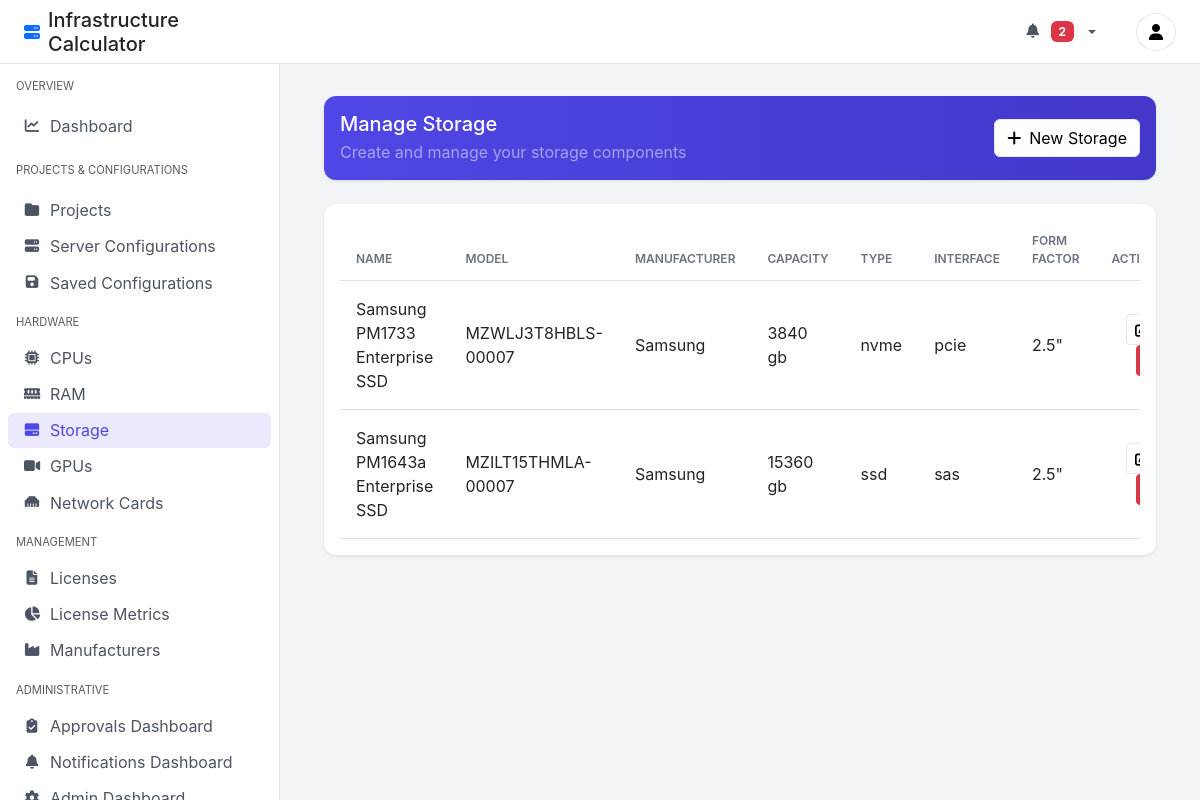
Page /storage/ (signed in) on the committed database.
### calculator/models.py (models this page shows, shortened)
class Storage(models.Model):
    name = models.CharField(max_length=255)
    capacity = models.IntegerField()
    CAPACITY_UNIT_CHOICES = [
        ('gb', 'GB'),
        ('tb', 'TB'),
        ('pb', 'PB'),
    ]
    capacity_unit = models.CharField(max_length=2, choices=CAPACITY_UNIT_CHOICES, default='tb')
    STORAGE_TYPE_CHOICES = [
        ('ssd', 'SSD'),
        ('hdd', 'HDD'),
        ('nvme', 'NVMe'),
    ]
    storage_type = models.CharField(max_length=50, choices=STORAGE_TYPE_CHOICES)
    INTERFACE_CHOICES = [
        ('sata', 'SATA'),
        ('sas', 'SAS'),
        ('pcie', 'PCIe'),
    ]
    interface = models.CharField(max_length=50, choices=INTERFACE_CHOICES)
    manufacturer = models.ForeignKey(Manufacturer, on_delete=models.CASCADE)
    price_per_gb = models.DecimalField(max_digits=10, decimal_places=2, blank=True, null=True)
    price_per_tb = models.DecimalField(max_digits=10, decimal_places=2, blank=True, null=True)
    price_per_pb = models.DecimalField(max_digits=10, decimal_places=2, blank=True, null=True)
    model = models.CharField(max_length=255, blank=True, null=True)
    form_factor = models.CharField(max_length=50, blank=True, null=True)
    price = models.DecimalField(max_digits=10, decimal_places=2, default=0)

class Manufacturer(models.Model):
    name = models.CharField(max_length=255)
    website = models.URLField(blank=True, null=True)
    description = models.TextField(blank=True, null=True)
    contact_email = models.EmailField(blank=True, null=True)

### calculator/views.py (the view)
# urls.py: path('storage/', views.StorageListView.as_view(), name='storage_list'),
class StorageListView(ListView):
    model = Storage
    template_name = 'calculator/storage_list.html'
    context_object_name = 'storages'
    def get_context_data(self, **kwargs):
        context = super().get_context_data(**kwargs)
        context['manufacturers'] = Manufacturer.objects.all()
        context['active_tab'] = 'storage'
        return context

### calculator/context_processors.py (called while the page is built)
def notifications(request):
    if request.user.is_authenticated and request.user.is_staff:
        unread_notifications = Notification.objects.filter(
            recipient=request.user,
            is_read=False
        )
        return {
            'unread_notifications': unread_notifications,
            'unread_notifications_count': unread_notifications.count(),  # Changed variable name to match template
        }
    return {
        'unread_notifications': [],
        'unread_notifications_count': 0,  # Changed variable name to match template
    }

### calculator/templates/calculator/storage_list.html (shortened to what this page needs)
{% extends 'calculator/base.html' %}
{% block content %}
    <div class="row mb-4">
        <div class="col-12">
            <div class="card action-card">
                <div class="card-body d-flex justify-content-between align-items-center">
                    <div>
                        <h5 class="mb-1">Manage Storage</h5>
                        <p class="mb-0 text-white-50">Create and manage your storage components</p>
                    </div>
                    <a href="{% url 'storage_create' %}" class="btn btn-light">
                        <i class="fas fa-plus me-2"></i>New Storage
                    </a>
                </div>
            </div>
        </div>
    </div>
    <div class="row">
        <div class="col-12">
            <div class="card">
                <div class="card-body">
                    <div class="table-responsive">
                        <table class="table table-hover align-middle">
                            <thead>
                                <tr>
                                    <th>Name</th>
                                    <th>Model</th>
                                    <th>Manufacturer</th>
                                    <th>Capacity</th>
                                    <th>Type</th>
                                    <th>Interface</th>
                                    <th>Form Factor</th>
                                    <th class="text-end">Actions</th>
                                </tr>
                            </thead>
                            <tbody>
                                {% for storage in storages %}
                                <tr>
                                    <td>{{ storage.name }}</td>
                                    <td>{{ storage.model }}</td>
                                    <td>{{ storage.manufacturer.name }}</td>
                                    <td>{{ storage.capacity }} {{ storage.capacity_unit }}</td>
                                    <td>{{ storage.storage_type }}</td>
                                    <td>{{ storage.interface }}</td>
                                    <td>{{ storage.form_factor }}</td>
                                    <td class="text-end">
                                        <a href="{% url 'storage_edit' storage.id %}" class="btn btn-sm btn-light me-2">
                                            <i class="fas fa-edit"></i>
                                        </a>
                                        <button type="button" class="btn btn-sm btn-danger" data-bs-toggle="modal" data-bs-target="#deleteStorageModal{{ storage.id }}">
                                        </button>
                                    </td>
                                </tr>
                                {% endfor %}
                            </tbody>
                        </table>
                    </div>
                </div>
            </div>
        </div>
    </div>
{% endblock %}

### calculator/templates/calculator/base.html (style rules this page uses)
:root { --primary-color: #4f46e5; --sidebar-width: 280px; --header-height: 64px; }
body { background-color: #f3f4f6; font-family: 'Inter', system-ui, -apple-system, sans-serif; }
.card { background: #fff; border-radius: 12px; border: none; box-shadow: 0 1px 3px rgba(0,0,0,0.1); }
.action-card { background: linear-gradient(135deg, var(--primary-color), #6366f1); color: white; }
.btn-light { background: #fff; border: 1px solid #e5e7eb; }
.table { margin-bottom: 0; }
.table th { border-bottom-width: 1px; text-transform: uppercase; font-size: 0.75rem; font-weight: 600; color: #6b7280; padding: 0.75rem 1rem; }
.table td { padding: 1rem; vertical-align: middle; }

### calculator/templates/calculator/storage_list.html (style rules this page uses)
.action-card { background: linear-gradient(to right, var(--primary-color), #4338ca); border: none; }
.action-card h5, .action-card p { color: white; }

### rows in the picture
Storage: name "Samsung PM1733 Enterprise SSD", model "MZWLJ3T8HBLS-00007", manufacturer.name "Samsung", capacity "3840", capacity_unit "gb", storage_type "nvme", interface "pcie", form_factor "2.5\""
Storage: name "Samsung PM1643a Enterprise SSD", model "MZILT15THMLA-00007", manufacturer.name "Samsung", capacity "15360", capacity_unit "gb", storage_type "ssd", interface "sas", form_factor "2.5\""

### other values in the picture
{{ unread_notifications_count }} "2"
